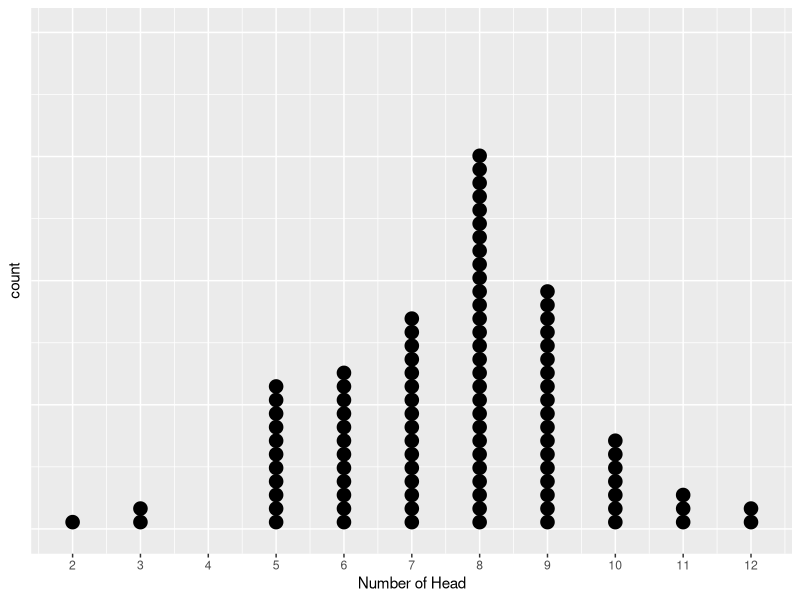
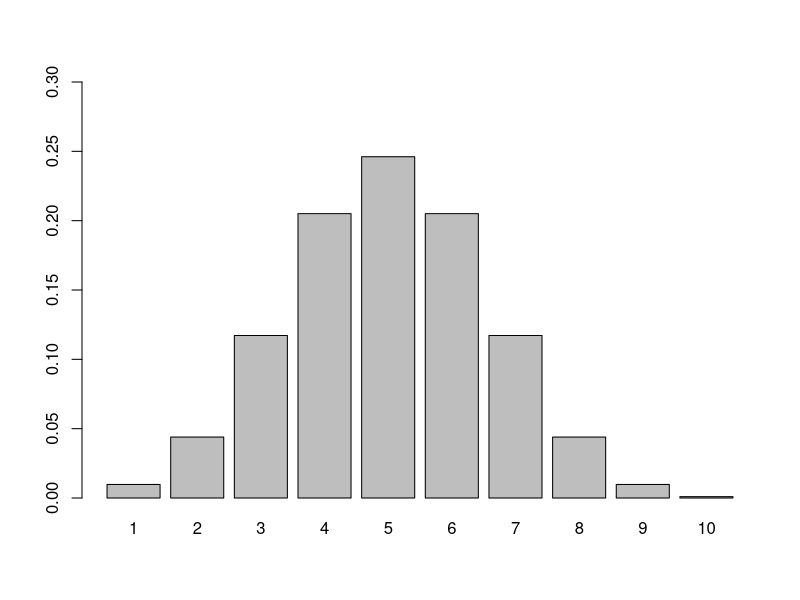

Here is the R script that generated these plots, in order:
## ---- chunk 1
# The following code simulates the number of head obtained from flipping a coin 10 times. 
resultContainer <- numeric(length=10)
for (i in 1: 10){
# in each trail, there are only two possible outcomes, 0 represents tail and 1 represents head. 
  resultContainer[i] <- sample(0:1,1)
}
# Each value in the resultContainer represents result from flipping the coin each time, since one repetition contains 10 trails, there are 10 values in resultContainer. 
resultContainer
# sumHead represents the total number of head obtained from flipping the coin 10 times. 
sumHead <- sum(resultContainer)
sumHead
## ---- chunk 2
# oneRep saves result of one repetion (16 trails). In each trial, outcome is 0 or 1. 
oneRep <- rep(NA,16)
# container saves result of all 100 replications.  
container <- t(replicate(100,oneRep))
for (i in 1:100) {
  for (j in 1:16){
    # 0 stands for Buzz guessing wrong and 1 stands for Buzz guessing correctly. 
    container[i,j] <- sample(0:1,1)
  }
}
# calculate number of head in each replication and save the result in the dis100Rep vector
dis100Rep <- rowSums(container)
# create a dataframe "simulatedDisM" saving result for each repetition
repLabel <- 1:100
simulatedDis <- cbind(repLabel,dis100Rep)
simulatedDisM <- as.data.frame(simulatedDis)
head(simulatedDisM)
# plot the resulted dataframe in a dot plot. 
library(ggplot2)
ggplot(simulatedDisM, aes(x = dis100Rep)) +
  geom_dotplot(method="histodot",binwidth = 0.2)+
  theme(
    axis.text.y=element_blank(),  #remove y axis labels
    axis.ticks.y=element_blank()  #remove y axis ticks
  )+
  scale_x_continuous(breaks=c(1:16))+
  labs(x="Number of Head")
## ---- chunk 3
# This example illustrate how to calculate the probablibity of obtaining 0 success from flipping a coin 10 times
numberTrial <- 10
numberSuccess <- 0
successProb <- 0.5
probability <- function(n, x) {
    factorial(n) / factorial(n-x) / factorial(x)*0.5^x*0.5^(n-x)
  }
prob0 <- probability(numberTrial,numberSuccess)

# Plot the distribution of getting number of heads from flipping a coin 10 times
distvector <- vector('numeric',length = 10)
for (i in 1:10){
  distvector[i] <- probability(10,i)
}
dis <- as.data.frame(cbind(seq(1,10),distvector))
barplot(dis$distvector,ylim=c(0,0.3),names.arg = dis$V1)
